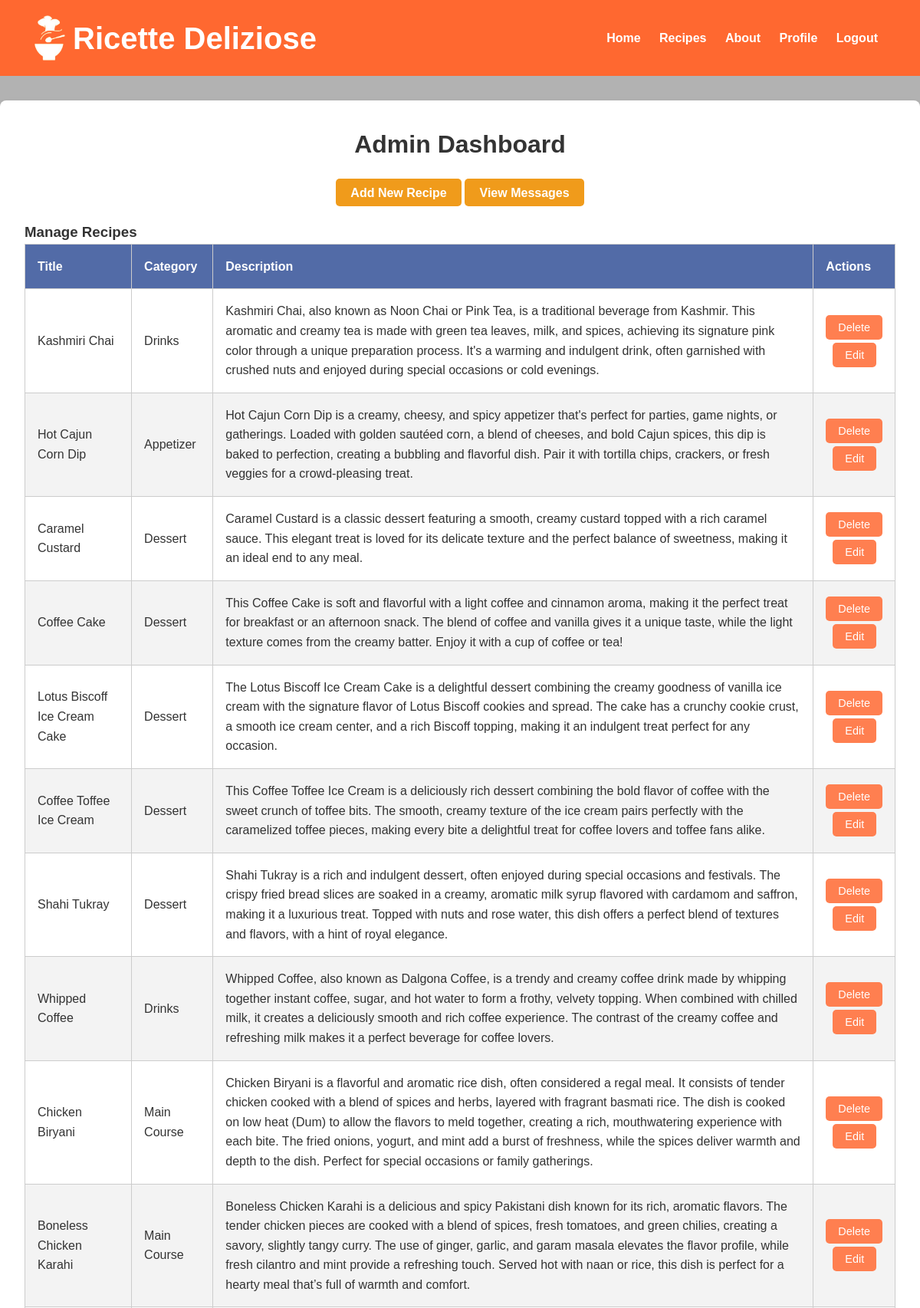
The page /admin (signed in, upper part) on the database its author committed.
### model.py (models this page shows, shortened)
class Recipe(db.Model):
    id = db.Column(db.Integer, primary_key=True)
    title = db.Column(db.String(100), nullable=False)
    description = db.Column(db.Text, nullable=False)
    instructions = db.Column(db.Text, nullable=False)
    image = db.Column(db.String(100), nullable=True)
    created_at = db.Column(db.DateTime, default=datetime.utcnow)
    category_id = db.Column(db.Integer, db.ForeignKey('category.id'), nullable=False)
    ingredients = db.relationship('Ingredient', secondary=recipe_ingredient, backref='recipes')
    category = db.relationship('Category', backref=db.backref('recipes', lazy=True))

class Category(db.Model):
    __tablename__ = 'category'
    id = db.Column(db.Integer, primary_key=True)
    name = db.Column(db.String(50), unique=True, nullable=False)
    def __repr__(self):
        return f'{self.name}'

### app.py (the view, shortened to what this page needs)
@app.route('/admin', methods=['GET', 'POST'])
def admin_dashboard():
    if 'user_id' not in session:
        flash('Please login to access the admin dashboard.', 'warning')
        return redirect(url_for('login'))
    user = user_repository.get_user_by_id(session['user_id'])
    if not user.is_admin:
        flash('Access denied! Admins only.', 'danger')
        return redirect(url_for('home'))
    recipes = recipe_repository.get_all_recipes()
    return render_template('admin_dashboard.html', recipes=recipes)

### app.py (called while the page is built)
@app.before_request
def init_categories():
    if Category.query.count() == 0:
        category1 = Category(name="Appetizer")
        category2 = Category(name="Main Course")
        category3 = Category(name="Dessert")
        category4 = Category(name="Drinks")
        db.session.add_all([category1, category2, category3, category4])
        db.session.commit()
        print("Categories added to the database.")

### repositories.py (called while the page is built)
    def get_all_recipes(self):
        return Recipe.query.all()

    def get_user_by_id(self, user_id):
        return User.query.get(user_id)

### templates/admin_dashboard.html (shortened to what this page needs)
<!DOCTYPE html>
<html lang="en">
<head>
    <link rel="stylesheet" href="{{ url_for('static', filename='css/admin_dashboard.css') }}">
</head>
<body>
<header>
    <div class="container">
        <div class="logo-title">
            <img src="{{ url_for('static', filename='images/logo.png') }}" alt="Logo" class="logo" width="40"
                height="59">
            <h1>Ricette Deliziose</h1>
        </div>
        <nav>
            <a href="{{ url_for('home') }}">Home</a>
            <a href="{{ url_for('recipe') }}">Recipes</a>
            <a href="{{ url_for('about') }}">About</a>
            <a href="{{ url_for('profile') }}">Profile</a>
            <a href="{{ url_for('logout') }}">Logout</a>
        </nav>
    </div>
</header>
<main class="dashboard-container">
    <h2>Admin Dashboard</h2>
    <section class="admin-actions">
        <a href="{{ url_for('add_recipe') }}" class="btn">Add New Recipe</a>
        <a href="{{ url_for('admin_messages') }}" class="btn">View Messages</a>
    </section>
    <section class="manage-recipes">
        <h3>Manage Recipes</h3>
        <table>
            <thead>
                <tr>
                    <th>Title</th>
                    <th>Category</th>
                    <th>Description</th>
                    <th>Actions</th>
                </tr>
            </thead>
            <tbody>
                {% for recipe in recipes %}
                <tr onclick="window.location.href='{{ url_for('recipe_details', recipe_id=recipe.id) }}';">
                    <td>{{ recipe.title }}</td>
                    <td>{{ recipe.category }}</td>
                    <td>{{ recipe.description }}</td>
                    <td>
                        <form method="POST" action="{{ url_for('admin_dashboard') }}" style="display: inline;">
                            <button type="submit" name="action" value="delete" class="btn-delete">Delete</button>
                            <button type="submit" name="action" value="edit" class="btn-edit">Edit</button>
                        </form>
                    </td>
                </tr>
                {% endfor %}
            </tbody>
        </table>
    </section>
</main>
</body>
</html>

### static/css/admin_dashboard.css (style rules this page uses)
body, h1, h2, h3, p, a { margin: 0; padding: 0; font-family: 'Poppins', sans-serif; text-decoration: none; }
body { line-height: 1.6; color: #333; background-image: linear-gradient(rgba(0, 0, 0, 0.3), rgba(0, 0, 0, 0.3)), url('/static/images/bg3.jpg'); background-size: cover; display: flex; flex-direction: column; min-height: 100vh; }
header { background: #FF6830; color: white; padding: 20px 0; text-align: center; position: relative; }
header .container { display: flex; justify-content: space-between; align-items: center; padding: 0 45px; }
header .logo-title { display: flex; align-items: center; }
header .logo-title .logo { margin-right: 10px; }
header .logo-title h1 { margin: 0; padding: 0; font-family: 'Gistesy', sans-serif; font-size: 2.5rem; line-height: 1; }
header nav a { color: white; margin: 0 10px; text-decoration: none; font-weight: bold; }
.dashboard-container { max-width: 2100px; margin: 2rem auto; padding: 2rem; background: white; border-radius: 8px; box-shadow: 0 4px 8px rgba(0, 0, 0, 0.1); }
.dashboard-container h2 { font-size: 2rem; margin-bottom: 1.5rem; text-align: center; }
.admin-actions { text-align: center; font-weight: bold; margin-bottom: 1.5rem; }
.admin-actions .btn { background: #f09b1b; color: white; padding: 0.6rem 1.2rem; border: none; border-radius: 5px; font-size: 1rem; cursor: pointer; transition: background 0.3s; }
table { width: 100%; border-collapse: collapse; margin-bottom: 2rem; font-size: 1rem; }
table thead { background: #526ba7; color: white; }
table th, table td { padding: 1rem; text-align: left; border: 1px solid #ccc; }
table tbody tr:nth-child(even) { background: #f3f3f3; }
.btn-delete { background: #ff7f50; color: #fff; padding: 0.5rem 1rem; border: none; border-radius: 5px; font-size: 0.9rem; cursor: pointer; transition: background 0.3s; align-items: center; display: flex; }
.btn-edit { background: #ff7f50; color: #fff; padding: 0.5rem 1rem; border: none; border-radius: 5px; font-size: 0.9rem; cursor: pointer; transition: background 0.3s; align-items: center; display: flex; margin-left: 9px; margin-top: 4px; }

### rows shown on the page
Recipe: title "Kashmiri Chai", category "Drinks", description "Kashmiri Chai, also known as Noon Chai or Pink Tea, is a traditional beverage from Kashmir. This aromatic and creamy tea is made with green tea leaves, milk, and spices, achieving its signature pink color through a unique preparation process. It's a warming and indulgent drink, often garnished with crushed nuts and enjoyed during special occasions or cold evenings."
Recipe: title "Hot Cajun Corn Dip", category "Appetizer", description "Hot Cajun Corn Dip is a creamy, cheesy, and spicy appetizer that's perfect for parties, game nights, or gatherings. Loaded with golden sautéed corn, a blend of cheeses, and bold Cajun spices, this dip is baked to perfection, creating a bubbling and flavorful dish. Pair it with tortilla chips, crackers, or fresh veggies for a crowd-pleasing treat."
Recipe: title "Caramel Custard", category "Dessert", description "Caramel Custard is a classic dessert featuring a smooth, creamy custard topped with a rich caramel sauce. This elegant treat is loved for its delicate texture and the perfect balance of sweetness, making it an ideal end to any meal."
Recipe: title "Coffee Cake", category "Dessert", description "This Coffee Cake is soft and flavorful with a light coffee and cinnamon aroma, making it the perfect treat for breakfast or an afternoon snack. The blend of coffee and vanilla gives it a unique taste, while the light texture comes from the creamy batter. Enjoy it with a cup of coffee or tea!"
Recipe: title "Lotus Biscoff Ice Cream Cake", category "Dessert", description "The Lotus Biscoff Ice Cream Cake is a delightful dessert combining the creamy goodness of vanilla ice cream with the signature flavor of Lotus Biscoff cookies and spread. The cake has a crunchy cookie crust, a smooth ice cream center, and a rich Biscoff topping, making it an indulgent treat perfect for any occasion."
Recipe: title "Coffee Toffee Ice Cream", category "Dessert", description "This Coffee Toffee Ice Cream is a deliciously rich dessert combining the bold flavor of coffee with the sweet crunch of toffee bits. The smooth, creamy texture of the ice cream pairs perfectly with the caramelized toffee pieces, making every bite a delightful treat for coffee lovers and toffee fans alike."
Recipe: title "Shahi Tukray", category "Dessert", description "Shahi Tukray is a rich and indulgent dessert, often enjoyed during special occasions and festivals. The crispy fried bread slices are soaked in a creamy, aromatic milk syrup flavored with cardamom and saffron, making it a luxurious treat. Topped with nuts and rose water, this dish offers a perfect blend of textures and flavors, with a hint of royal elegance."
Recipe: title "Whipped Coffee", category "Drinks", description "Whipped Coffee, also known as Dalgona Coffee, is a trendy and creamy coffee drink made by whipping together instant coffee, sugar, and hot water to form a frothy, velvety topping. When combined with chilled milk, it creates a deliciously smooth and rich coffee experience. The contrast of the creamy coffee and refreshing milk makes it a perfect beverage for coffee lovers."
Recipe: title "Chicken Biryani", category "Main Course", description "Chicken Biryani is a flavorful and aromatic rice dish, often considered a regal meal. It consists of tender chicken cooked with a blend of spices and herbs, layered with fragrant basmati rice. The dish is cooked on low heat (Dum) to allow the flavors to meld together, creating a rich, mouthwatering experience with each bite. The fried onions, yogurt, and mint add a burst of freshness, while the spices deliver warmth and depth to the dish. Perfect for special occasions or family gatherings."
Recipe: title "Boneless Chicken Karahi", category "Main Course", description "Boneless Chicken Karahi is a delicious and spicy Pakistani dish known for its rich, aromatic flavors. The tender chicken pieces are cooked with a blend of spices, fresh tomatoes, and green chilies, creating a savory, slightly tangy curry. The use of ginger, garlic, and garam masala elevates the flavor profile, while fresh cilantro and mint provide a refreshing touch. Served hot with naan or rice, this dish is perfect for a hearty meal that’s full of warmth and comfort."
